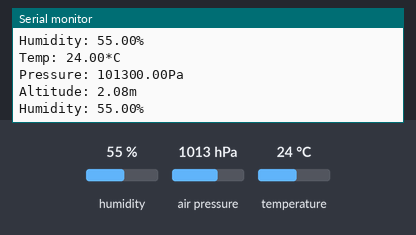
Simulated run of this sketch. Board: Arduino Uno, built with avr-gcc and run on an emulated ATmega328P. Parts: the last lines printed to the serial monitor. Inputs (shaded band) come from the test bench; at power-on: humidity 55 %, air pressure 1013 hPa, temperature 24 °C.

Above: at 1.2 s.
1.3 s: humidity set to 22 %
At 2.6 s:
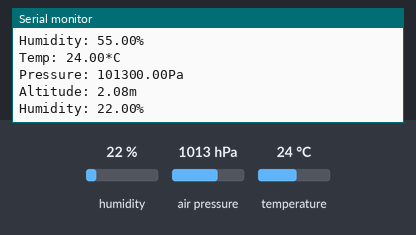
2.8 s: air pressure set to 952 hPa
At 3.8 s:
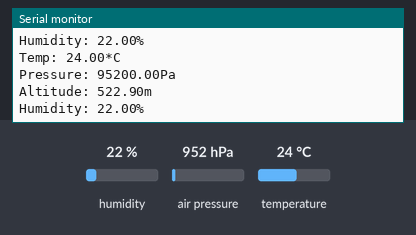

Measured:
- after the input at 1.3 s, the serial monitor: prints a new line after 0.78 s (image 1)
- after the input at 2.8 s, the serial monitor: prints a new line after 0.25 s (image 2)

The sketch:

main.ino
```cpp
#include "Seeed_BME280.h"
#include <Wire.h>

BME280 bme280;
float pressure;


void setup() {
    Serial.begin(9600);

    if(!bme280.init())
        Serial.println("Device error!");
}

void loop() {
    // Get and print temperatures.
    Serial.print("Temp: ");
    Serial.print(bme280.getTemperature());
    Serial.println("*C");

    // Get and print atmospheric pressure data.
    Serial.print("Pressure: ");
    Serial.print(pressure = bme280.getPressure());
    Serial.println("Pa");

    // Get and print altitude data.
    Serial.print("Altitude: ");
    Serial.print(bme280.calcAltitude(pressure));
    Serial.println("m");

    // Get and print humidity data.
    Serial.print("Humidity: ");
    Serial.print(bme280.getHumidity());
    Serial.println("%");

    Serial.println();

    delay(1000);
}
```
